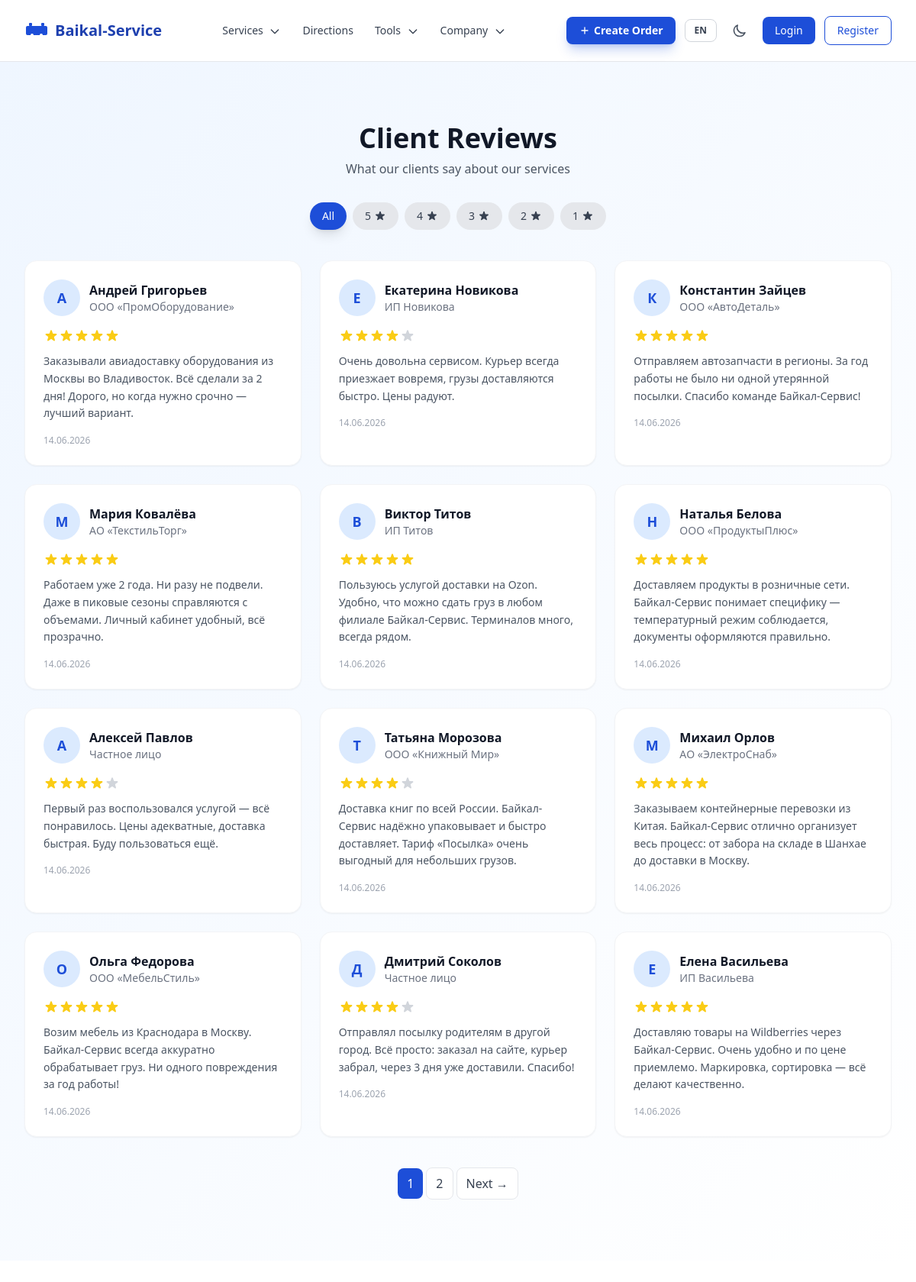
The page /ru/reviews/ on the database its author committed.
### apps/core/models.py (models this page shows, shortened)
class Review(models.Model):
    author_name = models.CharField(max_length=255, verbose_name=_('Author name'))
    author_company = models.CharField(max_length=255, blank=True, verbose_name=_('Author company'))
    text = models.TextField(verbose_name=_('Text'))
    rating = models.IntegerField(choices=[(i, i) for i in range(1, 6)], verbose_name=_('Rating'))
    is_approved = models.BooleanField(default=False, verbose_name=_('Approved'))
    created_at = models.DateTimeField(auto_now_add=True, verbose_name=_('Created at'))
    source = models.CharField(max_length=255, blank=True, verbose_name=_('Source'))
    class Meta:
        verbose_name = _('Review')
        verbose_name_plural = _('Reviews')
        ordering = ['-created_at']

### apps/core/views.py (the view)
# urls.py: path('reviews/', views.ReviewsView.as_view(), name='reviews'),
class ReviewsView(ListView):
    model = Review
    template_name = 'pages/core/reviews.html'
    context_object_name = 'reviews'
    paginate_by = 12
    def get_queryset(self):
        qs = Review.objects.filter(is_approved=True)
        rating = self.request.GET.get('rating')
        if rating:
            qs = qs.filter(rating=rating)
        return qs

### apps/core/context_processors.py (called while the page is built)
def site_settings(request):
    return {
        'SITE_NAME': 'Baikal-Service',
        'SITE_DESCRIPTION': 'Logistics and cargo transportation across Russia and CIS',
        'theme': getattr(request, 'theme', 'light'),
        'DEBUG': settings.DEBUG,
    }

### templates/pages/core/reviews.html (shortened to what this page needs)
{% extends 'base.html' %}{% load i18n static %}
{% block content %}
<div class="bg-gradient-to-br from-baikal-50 to-white dark:from-gray-900 dark:to-gray-800">
  <div class="max-w-7xl mx-auto px-4 sm:px-6 lg:px-8 py-12 lg:py-20">
    <h1 class="text-3xl lg:text-4xl font-bold text-gray-900 dark:text-white text-center mb-2">{% translate 'Client Reviews' %}</h1>
    <p class="text-gray-600 dark:text-gray-400 text-center max-w-2xl mx-auto mb-8">{% translate 'What our clients say about our services' %}</p>
    <div class="flex flex-wrap items-center justify-center gap-2 mb-10" x-data="{ rating: '' }">
      <button @click="rating = ''; $el.closest('form')?.querySelector('[name=rating]')?.value = ''; $el.closest('form')?.requestSubmit()" class="px-4 py-2 text-sm font-medium rounded-full transition-all duration-300" :class="rating === '' ? 'bg-baikal-600 text-white shadow-lg' : 'bg-gray-200 dark:bg-gray-700 text-gray-700 dark:text-gray-300 hover:bg-gray-300 dark:hover:bg-gray-600'">{% translate 'All' %}</button>
      {% for i in '54321'|make_list %}
      <button @click="rating = {{ i }}; $el.closest('form')?.querySelector('[name=rating]')?.value = {{ i }}; $el.closest('form')?.requestSubmit()" class="px-4 py-2 text-sm font-medium rounded-full transition-all duration-300 flex items-center gap-1" :class="rating === '{{ i }}' ? 'bg-baikal-600 text-white shadow-lg' : 'bg-gray-200 dark:bg-gray-700 text-gray-700 dark:text-gray-300 hover:bg-gray-300 dark:hover:bg-gray-600'">
        {{ i }}
      </button>
      {% endfor %}
    </div>
    <div class="grid grid-cols-1 md:grid-cols-2 lg:grid-cols-3 gap-6">
      {% for review in reviews %}
      <div class="bg-white dark:bg-gray-800 rounded-2xl p-6 shadow-sm hover:shadow-xl border border-gray-100 dark:border-gray-700 transition-all duration-300 animate-fade-in" style="animation-delay: {{ forloop.counter0|stringformat:'d'|add:'00' }}ms">
        <div class="flex items-center mb-4">
          <div class="w-12 h-12 rounded-full bg-baikal-100 dark:bg-baikal-900 flex items-center justify-center text-baikal-600 dark:text-baikal-300 font-bold text-lg">{{ review.author_name|first }}</div>
          <div class="ml-3 rtl:mr-3 rtl:ml-0">
            <p class="font-semibold text-gray-900 dark:text-white">{{ review.author_name }}</p>
            {% if review.author_company %}<p class="text-sm text-gray-500 dark:text-gray-400">{{ review.author_company }}</p>{% endif %}
          </div>
        </div>
        <div class="flex mb-3">
          {% for i in '12345'|make_list %}
          <svg class="w-5 h-5 {% if forloop.counter <= review.rating %}text-yellow-400{% else %}text-gray-300 dark:text-gray-600{% endif %}" fill="currentColor" viewBox="0 0 20 20"><path d="M9.049 2.927c.3-.921 1.603-.921 1.902 0l1.07 3.292a1 1 0 00.95.69h3.462c.969 0 1.371 1.24.588 1.81l-2.8 2.034a1 1 0 00-.364 1.118l1.07 3.292c.3.921-.755 1.688-1.54 1.118l-2.8-2.034a1 1 0 00-1.175 0l-2.8 2.034c-.784.57-1.838-.197-1.539-1.118l1.07-3.292a1 1 0 00-.364-1.118L2.98 8.72c-.783-.57-.38-1.81.588-1.81h3.461a1 1 0 00.951-.69l1.07-3.292z"/></svg>
          {% endfor %}
        </div>
        <p class="text-gray-600 dark:text-gray-400 text-sm leading-relaxed">{{ review.text }}</p>
        <p class="text-xs text-gray-400 dark:text-gray-500 mt-4">{{ review.created_at|date:"d.m.Y" }}</p>
      </div>
      {% endfor %}
    </div>
    {% if is_paginated %}
    <div class="flex justify-center mt-10">
      <nav class="inline-flex items-center gap-1">
        {% for num in paginator.page_range %}
        <a href="?page={{ num }}" class="px-3 py-2 rounded-lg {% if num == page_obj.number %}bg-baikal-600 text-white{% else %}bg-white dark:bg-gray-800 text-gray-700 dark:text-gray-300 border border-gray-200 dark:border-gray-700 hover:bg-baikal-50 dark:hover:bg-gray-700{% endif %} transition-colors">{{ num }}</a>
        {% endfor %}
        {% if page_obj.has_next %}
        <a href="?page={{ page_obj.next_page_number }}" class="px-3 py-2 rounded-lg bg-white dark:bg-gray-800 text-gray-700 dark:text-gray-300 border border-gray-200 dark:border-gray-700 hover:bg-baikal-50 dark:hover:bg-gray-700 transition-colors">{% translate 'Next' %} &rarr;</a>
        {% endif %}
      </nav>
    </div>
    {% endif %}
  </div>
</div>
{% endblock %}

### static/css/styles.css (style rules this page uses)
html { line-height: 1.5; -webkit-text-size-adjust: 100%; -moz-tab-size: 4; tab-size: 4; font-family: 'Inter', ui-sans-serif, system-ui, sans-serif; font-feature-settings: normal; font-variation-settings: normal; -webkit-tap-highlight-color: transparent; }
body { margin: 0; line-height: inherit; }
a { color: inherit; text-decoration: inherit; }
.animate-fade-in { animation: fadeIn 0.6s ease-out forwards; }

### rows shown on the page
Review: author_name|first "А", author_name "Андрей Григорьев", author_company "ООО «ПромОборудование»", rating 5 (drawn), text "Заказывали авиадоставку оборудования из Москвы во Владивосток. Всё сделали за 2 дня! Дорого, но когда нужно срочно — лучший вариант.", created_at "14.06.2026"
Review: author_name|first "Е", author_name "Екатерина Новикова", author_company "ИП Новикова", rating 4 (drawn), text "Очень довольна сервисом. Курьер всегда приезжает вовремя, грузы доставляются быстро. Цены радуют.", created_at "14.06.2026"
Review: author_name|first "К", author_name "Константин Зайцев", author_company "ООО «АвтоДеталь»", rating 5 (drawn), text "Отправляем автозапчасти в регионы. За год работы не было ни одной утерянной посылки. Спасибо команде Байкал-Сервис!", created_at "14.06.2026"
Review: author_name|first "М", author_name "Мария Ковалёва", author_company "АО «ТекстильТорг»", rating 5 (drawn), text "Работаем уже 2 года. Ни разу не подвели. Даже в пиковые сезоны справляются с объемами. Личный кабинет удобный, всё прозрачно.", created_at "14.06.2026"
Review: author_name|first "В", author_name "Виктор Титов", author_company "ИП Титов", rating 5 (drawn), text "Пользуюсь услугой доставки на Ozon. Удобно, что можно сдать груз в любом филиале Байкал-Сервис. Терминалов много, всегда рядом.", created_at "14.06.2026"
Review: author_name|first "Н", author_name "Наталья Белова", author_company "ООО «ПродуктыПлюс»", rating 5 (drawn), text "Доставляем продукты в розничные сети. Байкал-Сервис понимает специфику — температурный режим соблюдается, документы оформляются правильно.", created_at "14.06.2026"
Review: author_name|first "А", author_name "Алексей Павлов", author_company "Частное лицо", rating 4 (drawn), text "Первый раз воспользовался услугой — всё понравилось. Цены адекватные, доставка быстрая. Буду пользоваться ещё.", created_at "14.06.2026"
Review: author_name|first "Т", author_name "Татьяна Морозова", author_company "ООО «Книжный Мир»", rating 4 (drawn), text "Доставка книг по всей России. Байкал-Сервис надёжно упаковывает и быстро доставляет. Тариф «Посылка» очень выгодный для небольших грузов.", created_at "14.06.2026"
Review: author_name|first "М", author_name "Михаил Орлов", author_company "АО «ЭлектроСнаб»", rating 5 (drawn), text "Заказываем контейнерные перевозки из Китая. Байкал-Сервис отлично организует весь процесс: от забора на складе в Шанхае до доставки в Москву.", created_at "14.06.2026"
Review: author_name|first "О", author_name "Ольга Федорова", author_company "ООО «МебельСтиль»", rating 5 (drawn), text "Возим мебель из Краснодара в Москву. Байкал-Сервис всегда аккуратно обрабатывает груз. Ни одного повреждения за год работы!", created_at "14.06.2026"
Review: author_name|first "Д", author_name "Дмитрий Соколов", author_company "Частное лицо", rating 4 (drawn), text "Отправлял посылку родителям в другой город. Всё просто: заказал на сайте, курьер забрал, через 3 дня уже доставили. Спасибо!", created_at "14.06.2026"
Review: author_name|first "Е", author_name "Елена Васильева", author_company "ИП Васильева", rating 5 (drawn), text "Доставляю товары на Wildberries через Байкал-Сервис. Очень удобно и по цене приемлемо. Маркировка, сортировка — всё делают качественно.", created_at "14.06.2026"

### other values the page prints
{{ i }} "5" "4" "3" "2" "1"
{{ num }} "1" "2"
